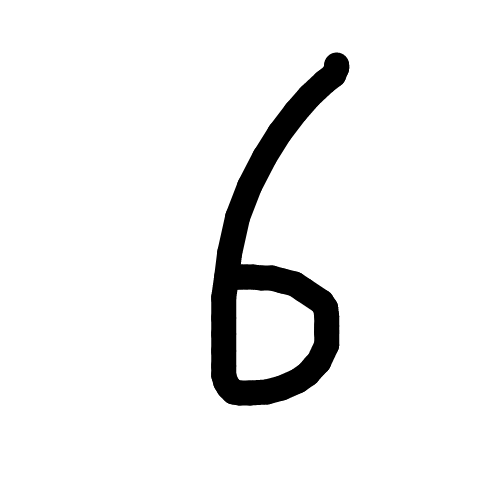
#> input picture images/image1577012894520.png, 500 x 500 px, found by its file name; its folder holds only this picture in this run
$ python transformImage.py images/image1577012894520.png   (older library calls are emulated)
#> lines starting #> are read from the running program, lines starting #| are printed output that depends on the picture; after the words box and inside, x2 and y2 are one past the last pixel; in counts of white or black regions, pixels touching at a corner belong together
#encoding:utf-8
from PIL import Image
import numpy as np
import sys
if __name__ == '__main__':
    # 读取图片转成灰度格式
    img_name = 'images/'+sys.argv[1]
    img = Image.open(img_name).convert('L')
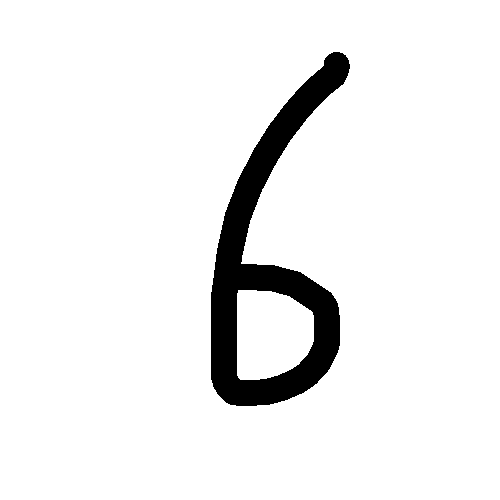
#> img: PIL image 500x500 L; 93.6% white; 1 black region, box (x1, y1, x2, y2) and area: (211, 52, 350, 406) 16120

    # resize的过程
    if img.size[0] != 28 or img.size[1] != 28:
        img = img.resize((28, 28),Image.ANTIALIAS)
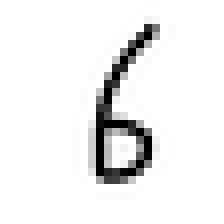
#> img: PIL image 28x28 L (shown 8 times larger); min 0, max 255, mean 238.1
    # print(np.array(img))


    # 暂存像素值的一维数组
    arr = np.zeros((28,28))
    for i in range(28):
        for j in range(28):
            # mnist 里的颜色是0代表白色（背景），1.0代表黑色
            # pixel = 1.0 - float(img.getpixel((j, i)))/255.0
            pixel = 255.0 - float(img.getpixel((j, i))) # 如果是0-255的颜色值
            arr[i,j] = pixel
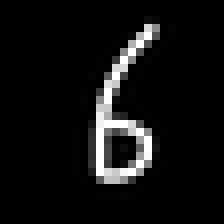
#> arr: shape (28, 28) float64 (shown 8 times larger); min 0, max 255, mean 16.9
    # print(arr)
    img = Image.fromarray(np.uint8(arr))
    # img.show()
    img.save('mnist/'+sys.argv[1])

$ run again, on images/image1577064740781.png
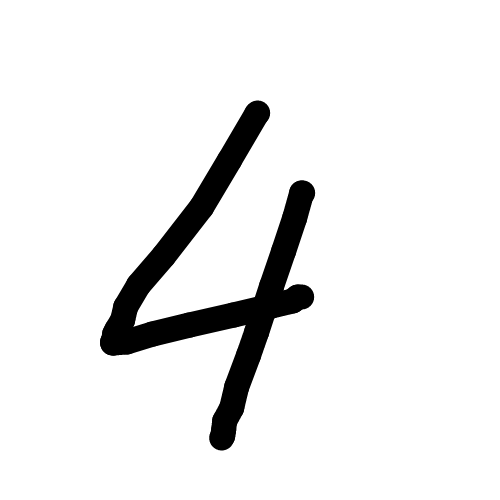
#> input picture images/image1577064740781.png, 500 x 500 px, found by its file name
#> `img = Image.open(img_name).convert('L')`:
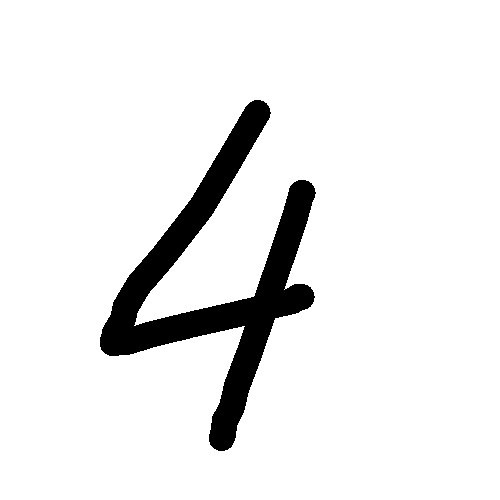
#> img: PIL image 500x500 L; 92.3% white; 1 black region, box (x1, y1, x2, y2) and area: (100, 100, 316, 451) 19204
#> after the loop `for i in range(28):`:
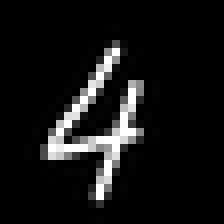
#> arr: shape (28, 28) float64 (shown 8 times larger); min 0, max 255, mean 20.1

$ run again, on images/image1577064755056.png
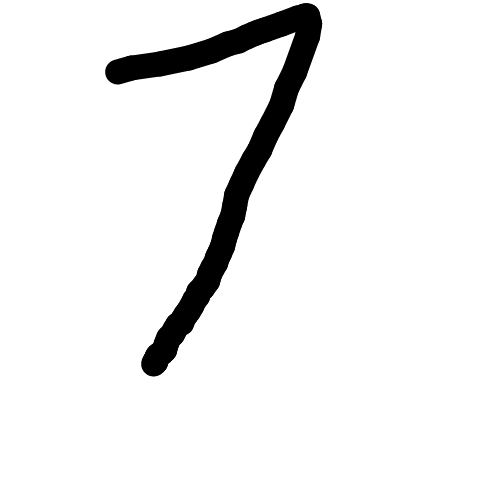
#> input picture images/image1577064755056.png, 500 x 500 px, found by its file name
#> `img = Image.open(img_name).convert('L')`:
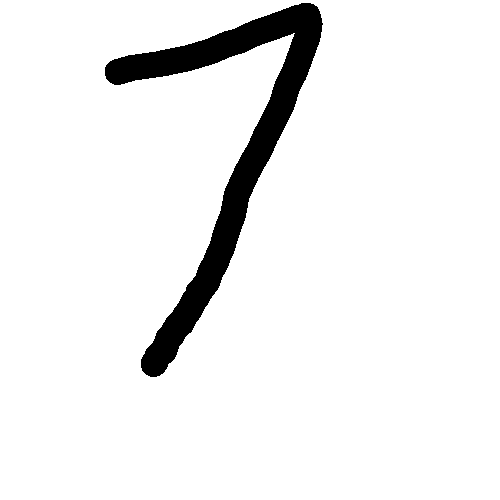
#> img: PIL image 500x500 L; 93.7% white; 1 black region, box (x1, y1, x2, y2) and area: (105, 3, 323, 377) 15722
#> after the loop `for i in range(28):`:
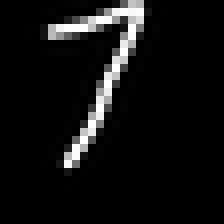
#> arr: shape (28, 28) float64 (shown 8 times larger); min 0, max 255, mean 16.6

$ run again, on images/image1577064764047.png
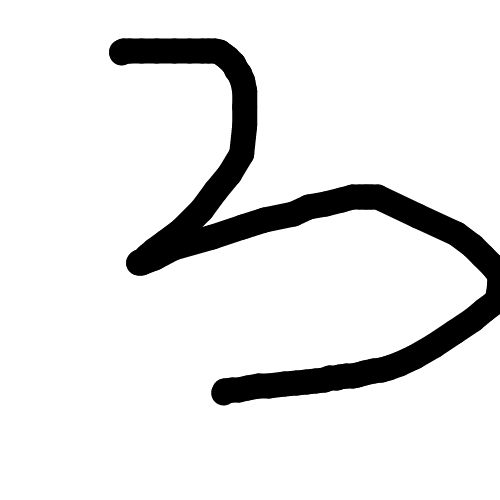
#> input picture images/image1577064764047.png, 500 x 500 px, found by its file name
#> `img = Image.open(img_name).convert('L')`:
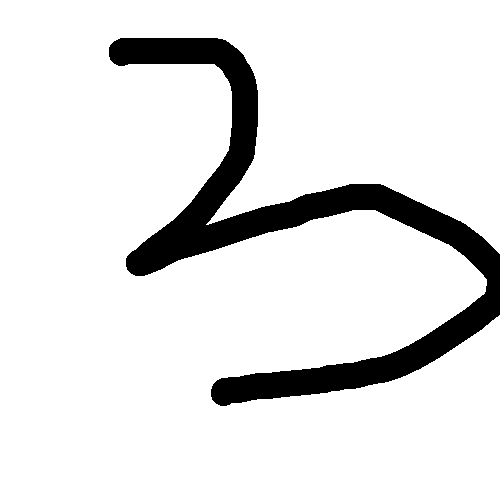
#> img: PIL image 500x500 L; 89.1% white; 1 black region, box (x1, y1, x2, y2) and area: (109, 38, 500, 406) 27201
#> after the loop `for i in range(28):`:
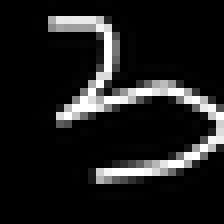
#> arr: shape (28, 28) float64 (shown 8 times larger); min 0, max 255, mean 28.7

$ run again, on images/image1577064616376.png
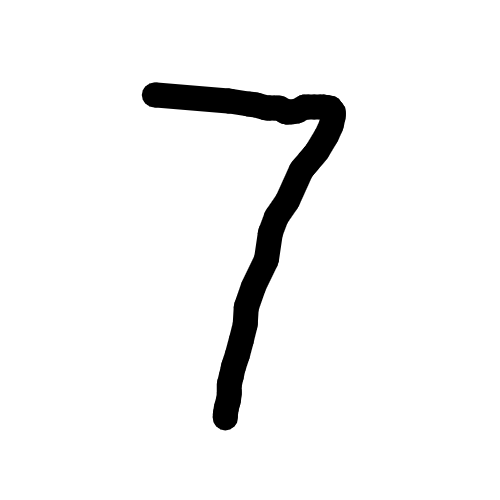
#> input picture images/image1577064616376.png, 500 x 500 px, found by its file name
#> `img = Image.open(img_name).convert('L')`:
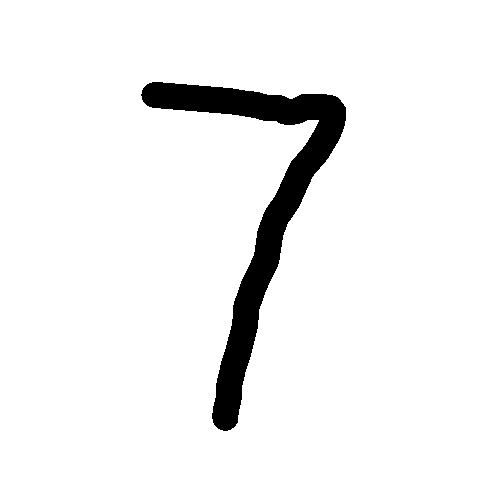
#> img: PIL image 500x500 L; 94.4% white; 1 black region, box (x1, y1, x2, y2) and area: (141, 82, 346, 431) 13889
#> after the loop `for i in range(28):`:
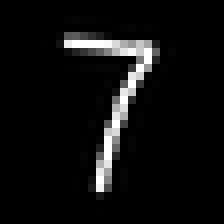
#> arr: shape (28, 28) float64 (shown 8 times larger); min 0, max 255, mean 14.7
